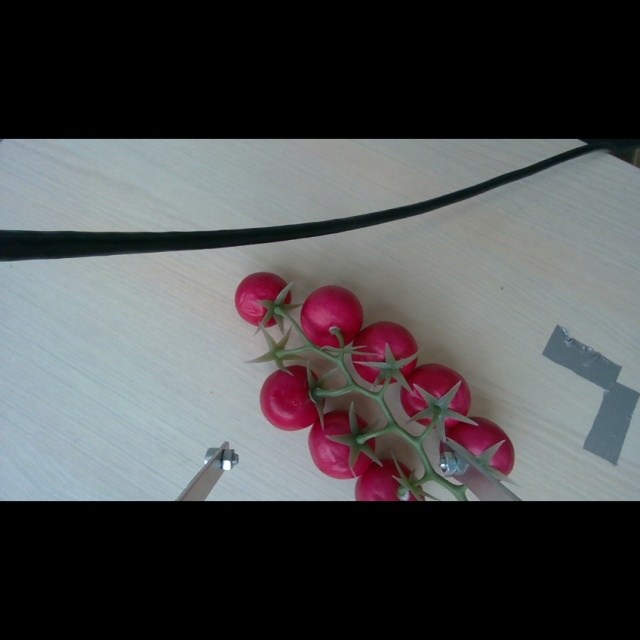
#> input picture data_obb/images/2026-08-19_08-18-44.jpg, 640 x 640 px
$ python -i sync.py   (imports and definitions only)
#> lines starting #> are read from the running program, lines starting #| are printed output that depends on the picture
### report_figures/real_vs_sim/e4data.py
"""Shared loading for the real-vs-planned viewer: E4 trajectory records grouped per side-camera clip."""
import csv, datetime as D, glob, gzip, json, math, os, re
import numpy as np
ROOT = os.path.abspath(os.path.join(os.path.dirname(__file__), '..', '..'))
EXP = os.path.join(ROOT, 'experiments')
VIDEOS = os.path.join(EXP, 'planning_metrics', 'videos')
TCP_Z = 0.2034  # hand frame -> TCP with the 10 cm E4 fingers
JN = ['panda_joint%d' % i for i in range(1, 8)]
DH = [(0, 0, .333), (0, -math.pi/2, 0), (0, math.pi/2, .316), (.0825, math.pi/2, 0), (-.0825, -math.pi/2, .384), (0, math.pi/2, 0), (.088, math.pi/2, 0)]

def _dh(a, al, d, th):
    ca, sa, ct, st = math.cos(al), math.sin(al), math.cos(th), math.sin(th)
    return np.array([[ct, -st, 0, a], [st*ca, ct*ca, -sa, -d*sa], [st*sa, ct*sa, ca, d*ca], [0, 0, 0, 1]])

# [8 lines left out: function fk, not called in this run]

def clip_time(name):
    return D.datetime.strptime(os.path.basename(name)[:15], '%Y%m%d_%H%M%S')

# [6 lines left out: function load_records, not called in this run]

def executed_q(r):
    ex = r['executed']; idx = [ex['names'].index(j) for j in JN]
    return np.array(ex['t']), np.array(ex['positions'])[:, idx]

# [5 lines left out: function planned_q, not called in this run]

def runs():
    with open(os.path.join(EXP, 'e4', 'runs.csv')) as f: rows = list(csv.DictReader(f))
    return rows

def clips_by_run():
    """{run_id: {'meta': row, 'clips': {video: [records]}}} for E4-tagged records inside the run's time window."""
    rs = {int(r['run_id']): {'meta': r, 'clips': {}} for r in runs()}
    for rec in load_records():
        m = re.match(r'e4 run (\d+) attempt (\d+)', rec.get('tag') or '')
        if not m or not rec.get('video') or not rec['executed']['t']: continue
        run = int(m.group(1)); meta = rs[run]['meta']
        s = D.datetime.strptime(meta['start'], '%Y-%m-%d %H:%M:%S'); e = D.datetime.strptime(meta['end'], '%Y-%m-%d %H:%M:%S')
        if not s <= clip_time(rec['video']) <= e: continue
        rec['_attempt'] = int(m.group(2))
        rs[run]['clips'].setdefault(rec['video'], []).append(rec)
    return {k: v for k, v in rs.items() if v['clips']}

### report_figures/real_vs_sim/sync.py
"""Find when each logged move happens inside its video clip: maximise the overlap of the frame-difference motion
signal with the logged joint speed. The log only has 1 s timestamps. Writes sync.json."""
import json, os, sys, datetime as D
import cv2, numpy as np
from e4data import *

def motion(path):
    v = cv2.VideoCapture(path); fps = v.get(5) or 30; prev = None; e = []
    while True:
        ok, f = v.read()
#> f is the input picture: shape (640, 640, 3); mean B, G, R 78.2, 76.7, 76.2
        if not ok: break
        g = cv2.GaussianBlur(cv2.cvtColor(cv2.resize(f, (160, 120)), cv2.COLOR_BGR2GRAY), (5, 5), 0).astype(np.float32)
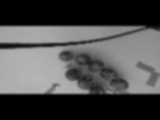
#> g: shape (120, 160) float32; min 0, max 183, mean 76.7
        e.append(0 if prev is None else float(np.mean(np.abs(g-prev) > 8)))
        prev = g
    v.release(); return np.array(e), fps

def speed(rec, dt):
    t, q = executed_q(rec)
    T = t[-1]; n = max(2, int(T/dt)+1); tt = np.arange(n)*dt
    Q = np.stack([np.interp(tt, t, q[:, j]) for j in range(7)], 1)
    s = np.r_[0, np.abs(np.diff(Q, axis=0)).sum(1)]/dt
    return s, T

out = {}
# [1 line that did not run here, left out]
# [40 lines not run here, left out]

>>> result = motion('../../data_obb/images/2026-08-19_08-18-44.jpg')

$ run again, on data_obb/images/2026-08-19_08-43-00.jpg
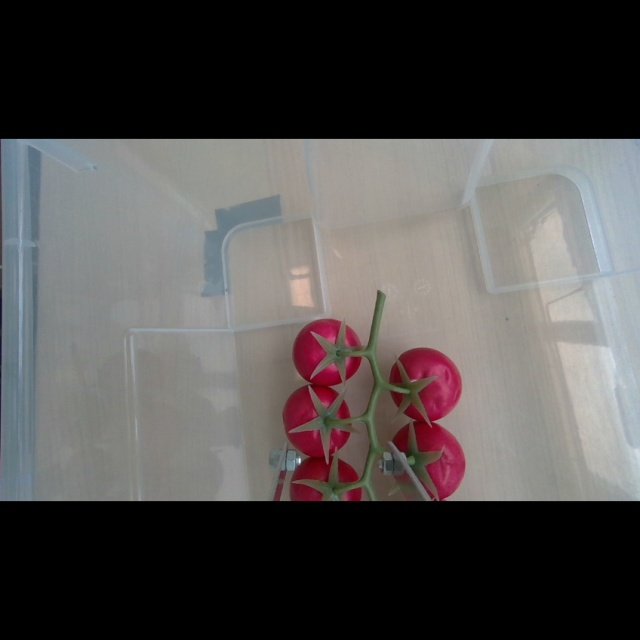
#> input picture data_obb/images/2026-08-19_08-43-00.jpg, 640 x 640 px
#> in motion, f is the input picture: shape (640, 640, 3); mean B, G, R 77.5, 78.1, 81.1
#> in motion, `g = cv2.GaussianBlur(cv2.cvtColor(cv2.resize(f, (160, 120)), cv2.COLOR..`:
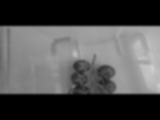
#> g: shape (120, 160) float32; min 0, max 207, mean 79

$ run again, on data_obb/images/2026-08-19_08-54-09.jpg
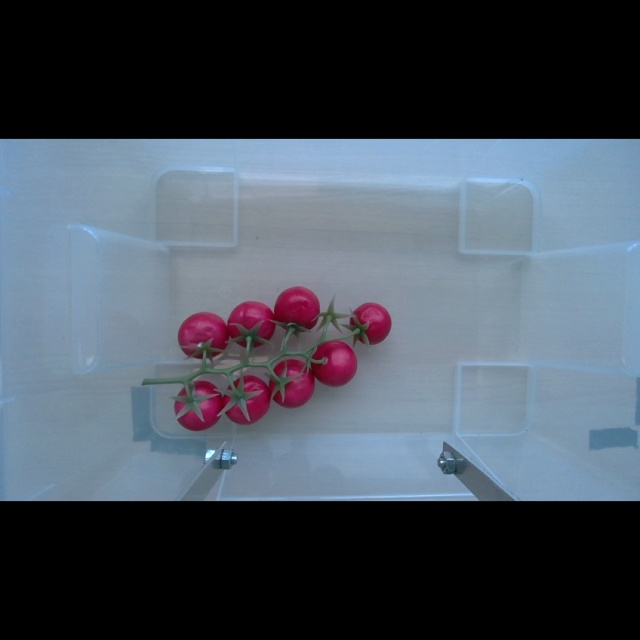
#> input picture data_obb/images/2026-08-19_08-54-09.jpg, 640 x 640 px
#> in motion, f is the input picture: shape (640, 640, 3); mean B, G, R 91.8, 80.2, 71
#> in motion, `g = cv2.GaussianBlur(cv2.cvtColor(cv2.resize(f, (160, 120)), cv2.COLOR..`:
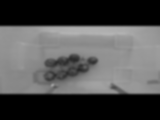
#> g: shape (120, 160) float32; min 0, max 179, mean 78.8
